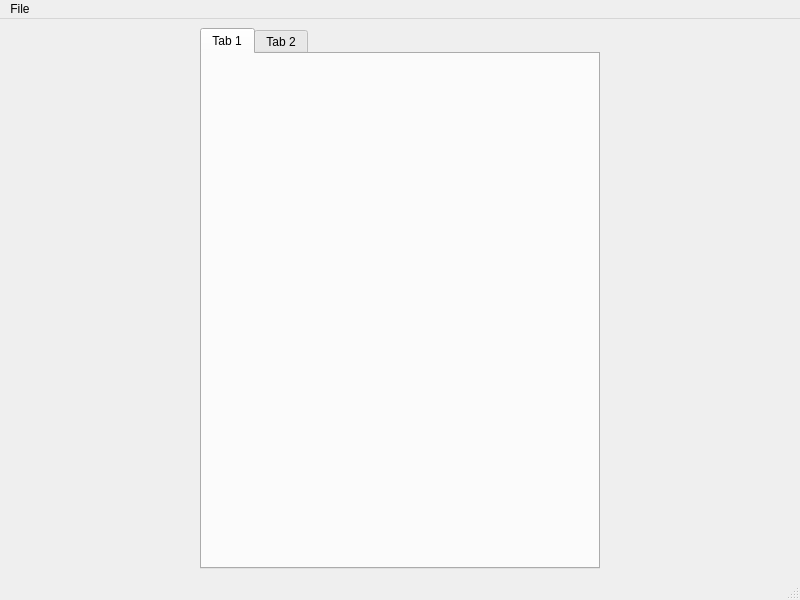
<?xml version="1.0" encoding="UTF-8"?>
<ui version="4.0">
 <class>MainWindow</class>
 <widget class="QMainWindow" name="MainWindow">
  <property name="geometry">
   <rect>
    <x>0</x>
    <y>0</y>
    <width>800</width>
    <height>600</height>
   </rect>
  </property>
  <property name="windowTitle">
   <string>MainWindow</string>
  </property>
  <property name="windowIcon">
   <iconset resource="resources.qrc">
    <normaloff>:/assets/assets/icon.png</normaloff>:/assets/assets/icon.png</iconset>
  </property>
  <widget class="QWidget" name="centralwidget">
   <layout class="QHBoxLayout" name="horizontalLayout_2">
    <item>
     <widget class="QTabWidget" name="tabWidget">
      <property name="minimumSize">
       <size>
        <width>380</width>
        <height>380</height>
       </size>
      </property>
      <property name="maximumSize">
       <size>
        <width>400</width>
        <height>16777215</height>
       </size>
      </property>
      <property name="currentIndex">
       <number>0</number>
      </property>
      <widget class="QWidget" name="tab">
       <attribute name="title">
        <string>Tab 1</string>
       </attribute>
      </widget>
      <widget class="QWidget" name="tab_2">
       <attribute name="title">
        <string>Tab 2</string>
       </attribute>
      </widget>
     </widget>
    </item>
    <item>
     <layout class="QVBoxLayout" name="verticalLayout"/>
    </item>
   </layout>
  </widget>
  <widget class="QMenuBar" name="menubar">
   <property name="geometry">
    <rect>
     <x>0</x>
     <y>0</y>
     <width>800</width>
     <height>23</height>
    </rect>
   </property>
   <widget class="QMenu" name="menuFile">
    <property name="title">
     <string>File</string>
    </property>
    <addaction name="actionOpen_beacon"/>
    <addaction name="actionSave_beacon"/>
    <addaction name="separator"/>
    <addaction name="actionOpen_path"/>
    <addaction name="actionSave_Path"/>
   </widget>
   <addaction name="menuFile"/>
  </widget>
  <widget class="QStatusBar" name="statusbar"/>
  <action name="actionOpen_beacon">
   <property name="icon">
    <iconset resource="../../../resources.qrc">
     <normaloff>:/assets/assets/open.png</normaloff>:/assets/assets/open.png</iconset>
   </property>
   <property name="text">
    <string>Open .beacon</string>
   </property>
   <property name="shortcut">
    <string>Ctrl+O</string>
   </property>
  </action>
  <action name="actionSave_beacon">
   <property name="icon">
    <iconset resource="../../../resources.qrc">
     <normaloff>:/assets/assets/save.png</normaloff>:/assets/assets/save.png</iconset>
   </property>
   <property name="text">
    <string>Save .beacon</string>
   </property>
   <property name="shortcut">
    <string>Ctrl+S</string>
   </property>
  </action>
  <action name="actionOpen_path">
   <property name="icon">
    <iconset resource="../../../resources.qrc">
     <normaloff>:/assets/assets/open.png</normaloff>:/assets/assets/open.png</iconset>
   </property>
   <property name="text">
    <string>Open path</string>
   </property>
   <property name="shortcut">
    <string>Ctrl+Shift+O</string>
   </property>
  </action>
  <action name="actionSave_Path">
   <property name="icon">
    <iconset resource="../../../resources.qrc">
     <normaloff>:/assets/assets/save.png</normaloff>:/assets/assets/save.png</iconset>
   </property>
   <property name="text">
    <string>Save Path</string>
   </property>
   <property name="shortcut">
    <string>Ctrl+S</string>
   </property>
  </action>
 </widget>
 <resources>
  <include location="../../../resources.qrc"/>
 </resources>
 <connections/>
</ui>
